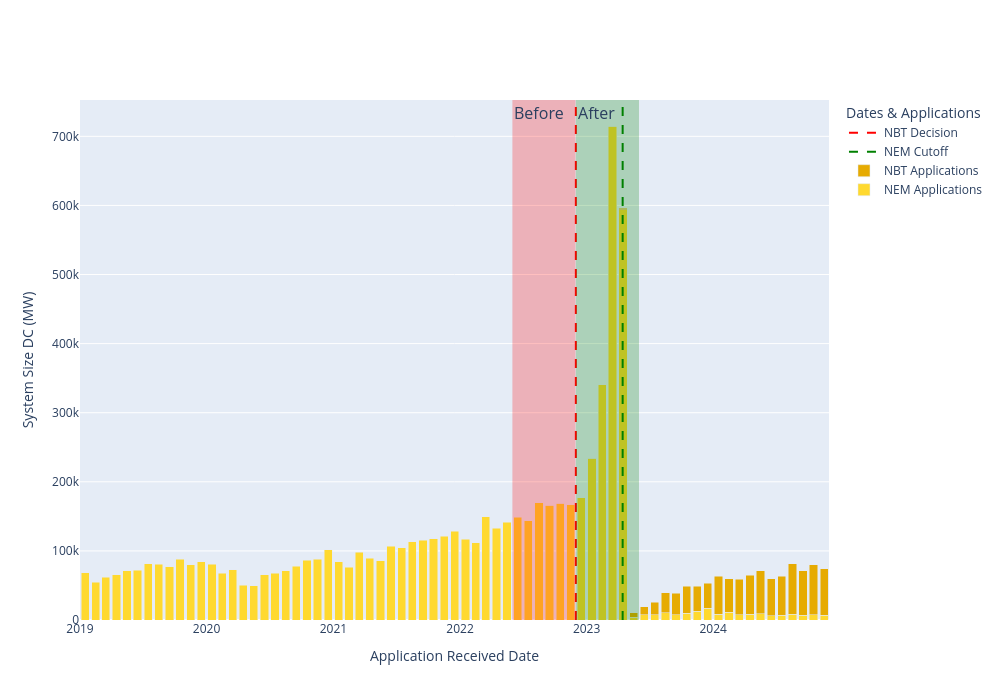

Notebook code for this chart:
### Code cell
# When Borenstein wrote his blog post, the data in DGStats were from November 30 and earlier so we'll use that here
max_date = "2024-11-30"

dates_borenstein = [{'x0': "2022-06-01", 'x1': "2022-11-30"},
                    {'x0': "2022-12-01", 'x1': "2023-06-01"}]
fig = data_vis.what_didnt_kill_rooftop_solar_graph(df_total, dates=dates_borenstein, max_date=max_date)
fig.show()

# Write figure
fig.write_image(os.path.join(data_dir, "what_didnt_kill_rooftop_solar.png"), scale=5)
fig.write_html(os.path.join(data_dir, "what_didnt_kill_rooftop_solar.html"),
               include_plotlyjs='cdn',
               full_html=False,
               config={"responsive": True}
)

### Figure 1 — Plotly figure (JSON) as saved in the notebook; plotly's stock layout.template omitted (floating-point values rounded to 4 significant figures; data arrays with more than 128 entries replaced by an {"elided": "..."} marker saying what was removed)
{"data": [{"hovertemplate": "%{hovertext}<br>System Size: %{y:.1f} kW<extra>NEM</extra>", "hovertext": {"elided": "318 str values"}, "marker": {"color": "rgb(255,217,47)"}, "name": "NEM Applications", "offsetgroup": "0", "type": "bar", "x": {"elided": "318 str values"}, "xperiod": "M1", "y": {"elided": "318 float values"}}, {"hovertemplate": "%{hovertext}<br>System Size: %{y:.1f} kW<extra>NBT</extra>", "hovertext": ["July 2022", "August 2022", "September 2022", "October 2022", "November 2022", "December 2022", "January 2023", "February 2023", "March 2023", "April 2023", "May 2023", "June 2023", "July 2023", "August 2023", "September 2023", "October 2023", "November 2023", "December 2023", "January 2024", "February 2024", "March 2024", "April 2024", "May 2024", "June 2024", "July 2024", "August 2024", "September 2024", "October 2024", "November 2024"], "marker": {"color": "rgb(230,171,2)"}, "name": "NBT Applications", "offsetgroup": "0", "type": "bar", "x": ["2022-07-31T00:00:00.000000", "2022-08-31T00:00:00.000000", "2022-09-30T00:00:00.000000", "2022-10-31T00:00:00.000000", "2022-11-30T00:00:00.000000", "2022-12-31T00:00:00.000000", "2023-01-31T00:00:00.000000", "2023-02-28T00:00:00.000000", "2023-03-31T00:00:00.000000", "2023-04-30T00:00:00.000000", "2023-05-31T00:00:00.000000", "2023-06-30T00:00:00.000000", "2023-07-31T00:00:00.000000", "2023-08-31T00:00:00.000000", "2023-09-30T00:00:00.000000", "2023-10-31T00:00:00.000000", "2023-11-30T00:00:00.000000", "2023-12-31T00:00:00.000000", "2024-01-31T00:00:00.000000", "2024-02-29T00:00:00.000000", "2024-03-31T00:00:00.000000", "2024-04-30T00:00:00.000000", "2024-05-31T00:00:00.000000", "2024-06-30T00:00:00.000000", "2024-07-31T00:00:00.000000", "2024-08-31T00:00:00.000000", "2024-09-30T00:00:00.000000", "2024-10-31T00:00:00.000000", "2024-11-30T00:00:00.000000"], "xperiod": "M1", "y": [8.382, 7.2, 0.0, 18.08, 0.0, 0.0, 6.696, 0.0, 18.67, 2076.0, 6887.0, 11540.0, 17870.0, 29050.0, 31160.0, 39100.0, 36360.0, 35900.0, 54730.0, 48690.0, 51490.0, 56490.0, 62210.0, 53240.0, 56480.0, 73510.0, 64300.0, 72350.0, 67000.0]}, {"line": {"color": "green", "dash": "dash", "width": 2}, "mode": "lines", "name": "NEM Cutoff", "type": "scatter", "x": [null], "y": [null]}, {"line": {"color": "red", "dash": "dash", "width": 2}, "mode": "lines", "name": "NBT Decision", "type": "scatter", "x": [null], "y": [null]}], "layout": {"annotations": [{"font": {"size": 16}, "showarrow": false, "text": "Before", "x": "2022-06-01", "xanchor": "left", "xref": "x", "y": 1, "yanchor": "top", "yref": "y domain"}, {"font": {"size": 16}, "showarrow": false, "text": "After", "x": "2022-12-01", "xanchor": "left", "xref": "x", "y": 1, "yanchor": "top", "yref": "y domain"}], "autosize": false, "barmode": "stack", "height": 700, "legend": {"title": {"text": "Dates & Applications"}}, "shapes": [{"line": {"color": "red", "dash": "dash", "width": 2}, "type": "line", "x0": 1669849200000, "x1": 1669849200000, "xref": "x", "y0": 0, "y1": 1, "yref": "y domain"}, {"line": {"color": "green", "dash": "dash", "width": 2}, "type": "line", "x0": 1681509600000, "x1": 1681509600000, "xref": "x", "y0": 0, "y1": 1, "yref": "y domain"}, {"fillcolor": "red", "line": {"width": 0}, "opacity": 0.25, "type": "rect", "x0": "2022-06-01", "x1": "2022-11-30", "xref": "x", "y0": 0, "y1": 1, "yref": "y domain"}, {"fillcolor": "green", "line": {"width": 0}, "opacity": 0.25, "type": "rect", "x0": "2022-12-01", "x1": "2023-06-01", "xref": "x", "y0": 0, "y1": 1, "yref": "y domain"}], "width": 1000, "xaxis": {"dtick": "M12", "range": ["2019-01-01", "2024-11-30"], "tickangle": 0, "tickformat": "%Y", "title": {"text": "Application Received Date"}}, "yaxis": {"title": {"text": "System Size DC (MW)"}}}}
